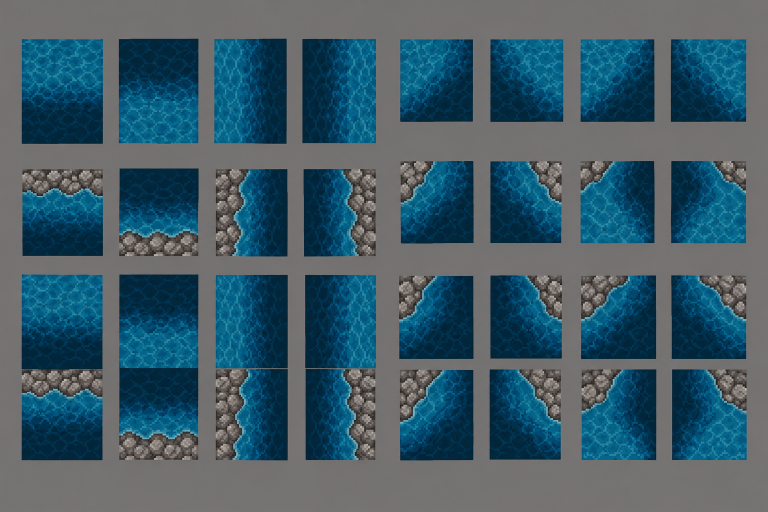
#> input picture drafts/water-transitions-gradient-20261023/imagegen-concept-reference.png, 1536 x 1024 px, given in place of server-4608_client-4597.png, which was not available (shown at 1/2 size)
$ python water-palette-preview-20261020.py
#> lines starting #> are read from the running program, lines starting #| are printed output that depends on the picture; pictures that were not available may be replaced by others from this repository, and a replacement may not be noted
"""Deterministic review artifact only; never imports or changes canonical assets."""
from pathlib import Path
import colorsys
import hashlib
import json
from PIL import Image, ImageDraw

ROOT = Path(__file__).resolve().parents[1]
OUT = ROOT / 'export/water-review-20261020'
CASES = [(4608, 'blocked', 'server-4608_client-4597.png', 15),
         (4825, 'walkable', 'server-4825_client-4814.png', 15),
         (21112, 'walkable', 'server-21112_client-20227_water.png', 14),
         (25162, 'blocked', 'server-25162_client-24277_water.png', 14)]

def recolor(pixel, kind):
    r, g, b, a = pixel
    h, s, v = colorsys.rgb_to_hsv(r / 255, g / 255, b / 255)
    # Retain alpha, neutral foam and pixels outside the blue/green water range.
    if not a or s <= .08 or not 145 <= h * 360 <= 240:
        return pixel
    if kind == 'walkable':
        hue, saturation, value = 178 + (h * 360 - 195) * .15, min(.72, max(.28, s * .75)), .38 + .6 * v
    else:
        hue, saturation, value = 211 + (h * 360 - 195) * .10, max(.5, s * .95), .10 + .6 * v
    rgb = colorsys.hsv_to_rgb(hue / 360, saturation, min(1, value))
    return tuple(round(channel * 255) for channel in rgb) + (a,)

canvas = Image.new('RGB', (730, 820), '#24282e')
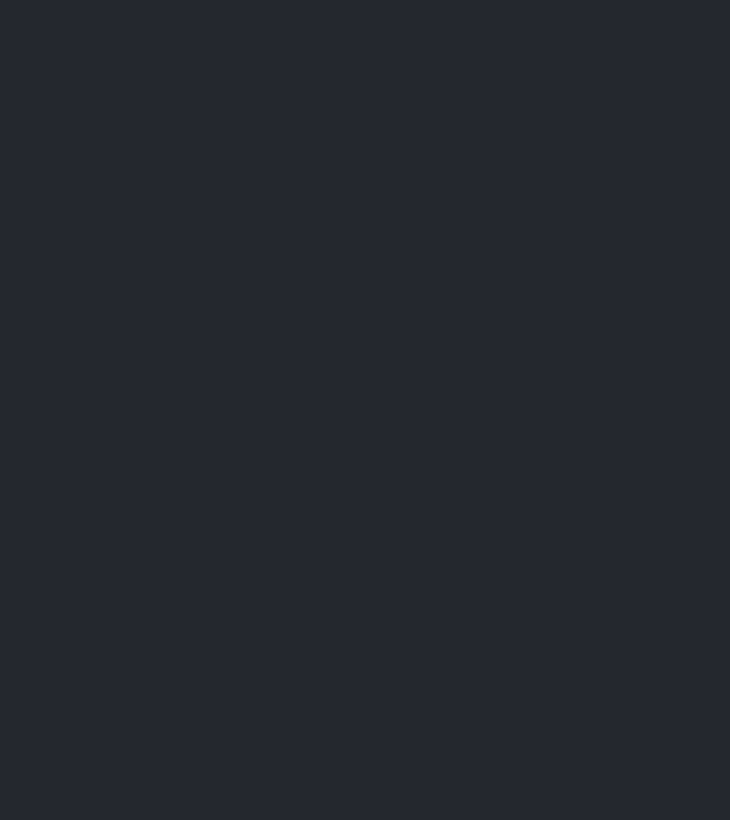
#> canvas: PIL image 730x820 RGB; mean R, G, B 36, 40, 46
draw = ImageDraw.Draw(canvas)
draw.text((20, 12), 'WATER PALETTE PROPOSAL - REVIEW ONLY - no canonical changes', fill='white')
draw.text((20, 34), 'Original', fill='white')
draw.text((370, 34), 'Proposed: turquoise walkable / deep blue blocked', fill='white')
records = []
for index, (sid, kind, filename, frames) in enumerate(CASES):
    path = OUT / filename
    source = Image.open(path).convert('RGBA')
    first = source.crop((0, 0, source.width, source.height // frames))
    proposed = first.copy()
    proposed.putdata([recolor(pixel, kind) for pixel in first.getdata()])
    assert list(first.getchannel('A').getdata()) == list(proposed.getchannel('A').getdata())
    # Repeat exact source pattern grid, then enlarge with nearest neighbour only.
    y = 63 + index * 188
    draw.text((20, y), f'SID {sid} / {kind} / first frame, exact pixels x2', fill='white')
    for x, image in ((20, first), (370, proposed)):
        tiled = Image.new('RGBA', (64, 64))
        for ty in range(0, 64, image.height):
            for tx in range(0, 64, image.width):
                tiled.alpha_composite(image, (tx, ty))
        enlarged = tiled.resize((128, 128), Image.Resampling.NEAREST)
        canvas.paste(enlarged, (x, y + 23), enlarged)
#> this loop made 2 passes
#> x on passes 1 to 2: 20, 370
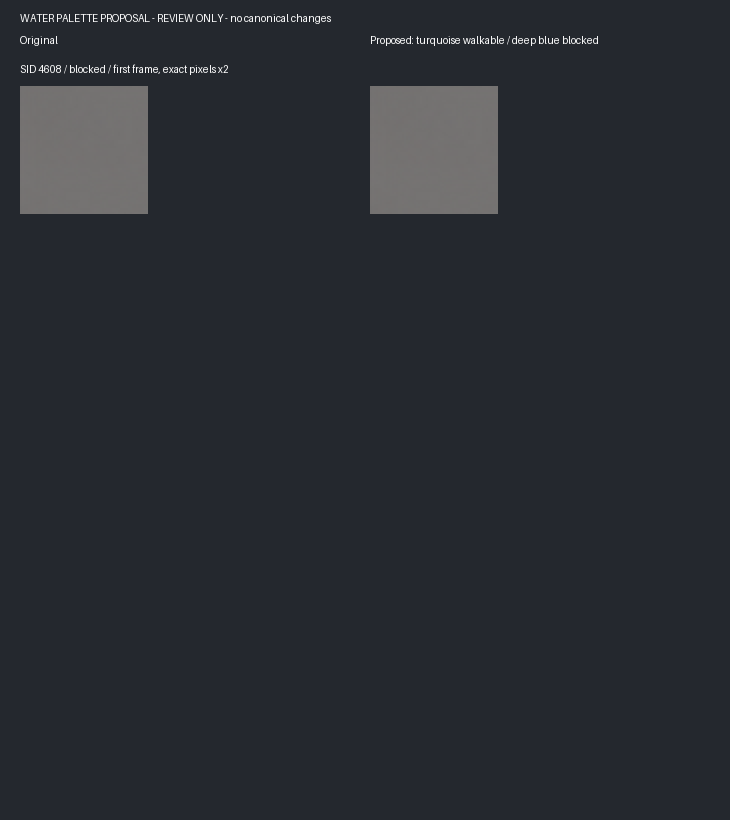
#> canvas: PIL image 730x820 RGB; mean R, G, B 41, 44.7, 50.3
    records.append({'server_id': sid, 'classification': kind, 'source': str(path),
                    'source_sha256': hashlib.sha256(path.read_bytes()).hexdigest(),
                    'preview_frame': 0, 'alpha_preserved': True})
#> pass 2 of the loop `for index, (sid, kind, filename, frames) in enumerate(CASES):`:
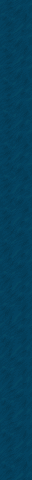
#> input picture importados/water-dark-4608-20261022/server-4825_client-4814.png, 32 x 480 px, found by its file name
#> source is the input picture: PIL image 32x480 RGBA; mean R, G, B, A 4.1, 63.7, 91.3, 255
#> first: PIL image 32x32 RGBA
#> `proposed.putdata([recolor(pixel, kind) for pixel in first.getdata()])`:
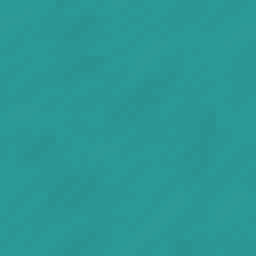
#> proposed: PIL image 32x32 RGBA (shown 8 times larger); mean R, G, B, A 43.1, 151.5, 149.1, 255
#> the loop `for x, image in ((20, first), (370, proposed)):` made 2 passes
#> after the loop `for x, image in ((20, first), (370, proposed)):`:
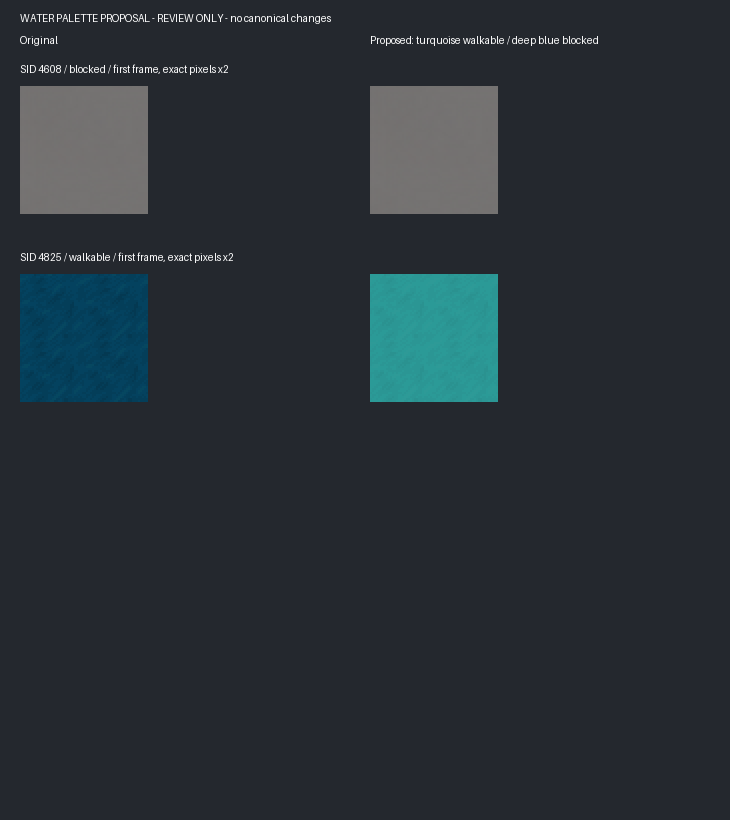
#> canvas: PIL image 730x820 RGB; mean R, G, B 40.5, 48.6, 54.5
#> pass 3 of the loop `for index, (sid, kind, filename, frames) in enumerate(CASES):`:
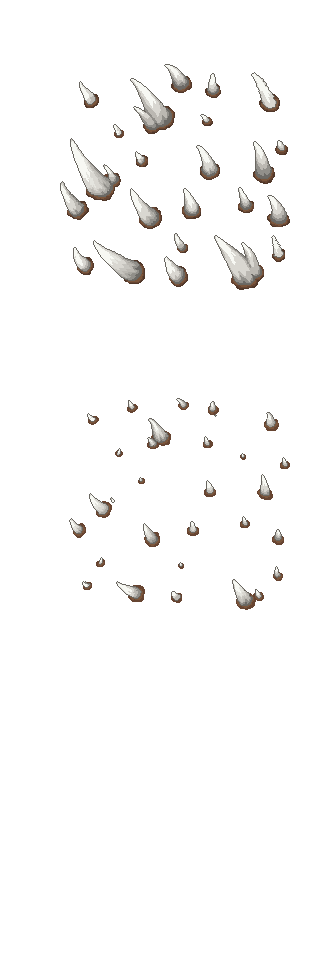
#> input picture importados/descendo_3_frames-importado.png, 320 x 960 px, given in place of server-21112_client-20227_water.png, which was not available
#> source is the input picture: PIL image 320x960 RGBA; mean R, G, B, A 8.1, 7.6, 7.2, 12.7
#> `first = source.crop((0, 0, source.width, source.height // frames))`:
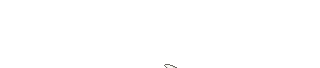
#> first: PIL image 320x68 RGBA; mean R, G, B, A 0.3, 0.3, 0.3, 0.4; transparent parts drawn white
#> after the loop `for x, image in ((20, first), (370, proposed)):`:
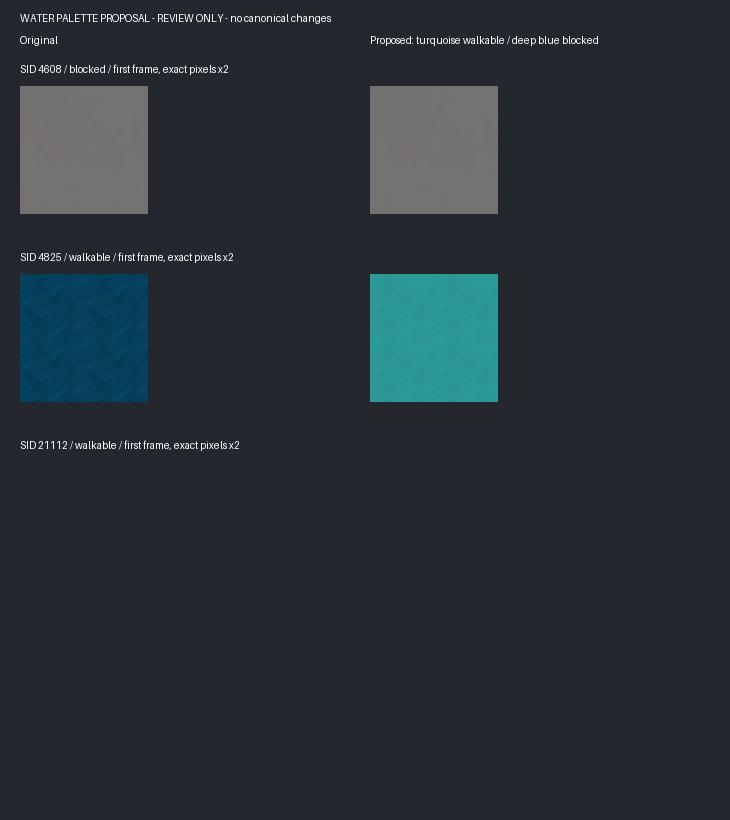
#> canvas: PIL image 730x820 RGB; mean R, G, B 40.7, 48.7, 54.7
#> the loop made 4 passes; the first 3 are shown
canvas.save(OUT / 'palette-proposal.png')
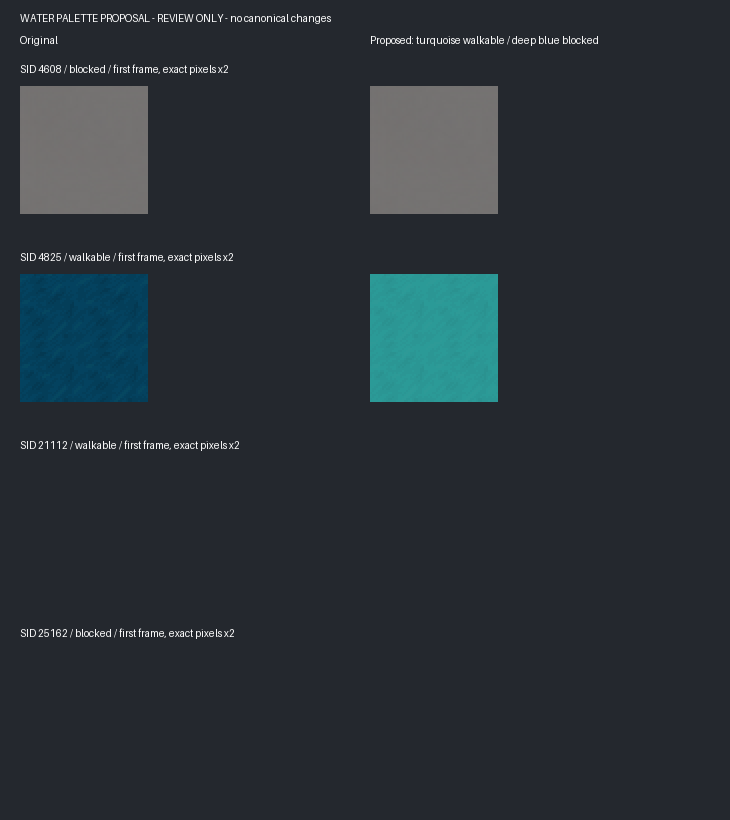
#> saved as palette-proposal.png: PIL image 730x820 RGB; mean R, G, B 40.9, 48.9, 54.9
(ROOT / 'reports/water-palette-preview-20261020.json').write_text(json.dumps({
    'operation': 'review_only', 'approved': False, 'canonical_changed': False,
    'output': str(OUT / 'palette-proposal.png'), 'records': records,
    'method': 'HSV water-color mapping; neutral foam and alpha unchanged; nearest-neighbor display only',
    'excluded_from_surface_proposal': [20869, 20870, 15483, 20731],
    'notes': ['First-frame representative proposal, not an import-ready sheet.',
              'All variants, patterns, frames and shoreline colors need review before import.',
              'Existing import-items does not support multiple patterns; tooling must be extended and tested first.']
}, indent=2) + '\n', encoding='utf-8')
print('WATER_PALETTE_PREVIEW_OK')
